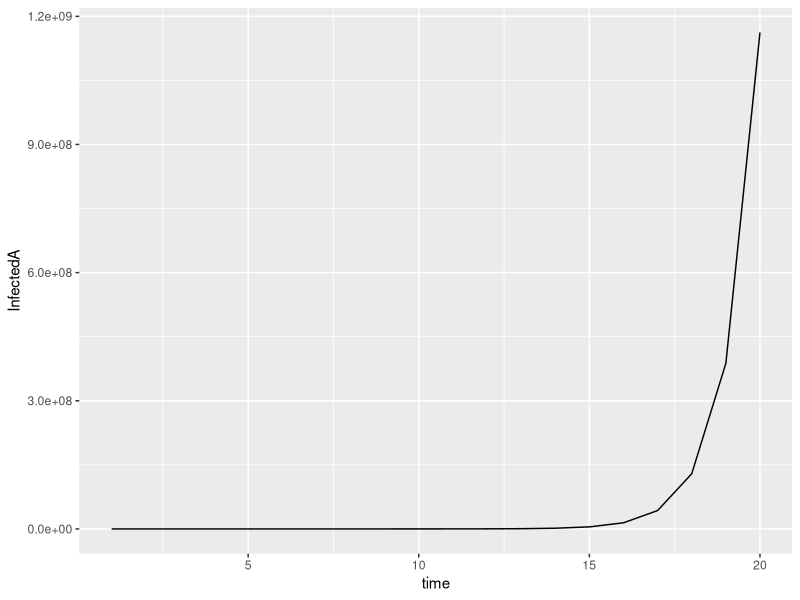
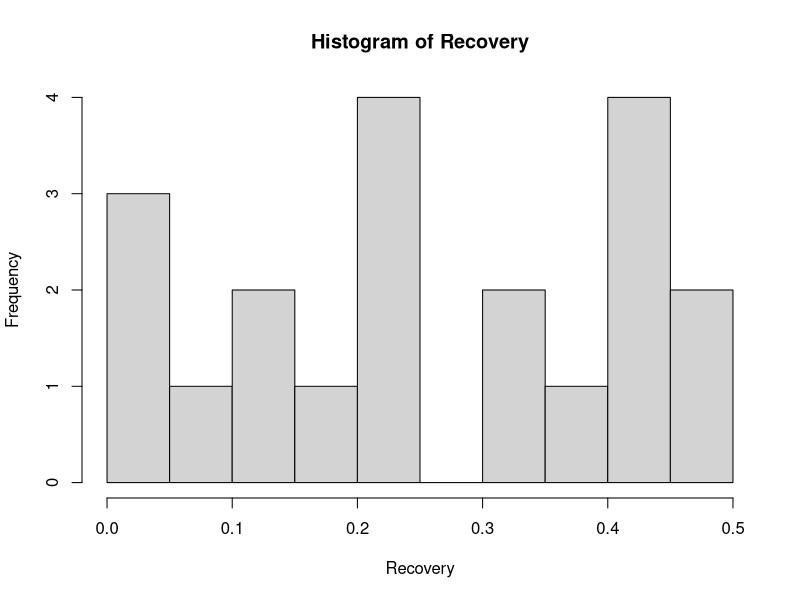
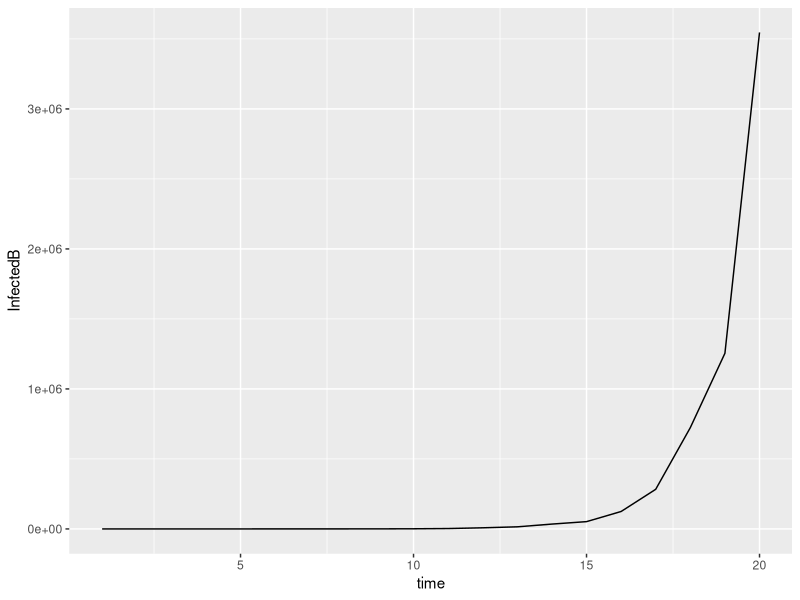

The R source for these figures, in order:
##1.load required packages
library(tidyverse)

##2. Set initial outbreak
InfectedA = 1
##3. Create time vector
time = c(1:20)
##3. Construct outbreak loop
for (i in 1:19)
  {InfectedA[i+1] = InfectedA[i] * 3} ##Intfected people infected 2 more each

##4. Construct data.frame of Outbreak
OutbreakA = data.frame("time" = time, "InfectedA" = InfectedA)

##5. Plot line graph of OutbreakA
ggplot(OutbreakA, aes(x=time, y=InfectedA)) +
  geom_line()

##6. Construct OutbreakB with recovery
##7. Initial OutbreakB Individual
InfectedB = 1
Recovery = runif(20, min = 0, max = 0.5) ##Recovery rate, such that each indivual has random 25% recovery
mean(Recovery)
hist(Recovery, breaks = 10) ##view distribution

for (i in 1:19)
  InfectedB[i+1] = ((InfectedB[i] - (InfectedB[i] * Recovery[i])) * 3)

##7.create data frame of OutbreakB
OutbreakB = data.frame("time" = time, "InfectedB" = InfectedB)

##8. Plot OutbreakB graph
ggplot (OutbreakB, aes(x=time, y=InfectedB)) +
  geom_line()